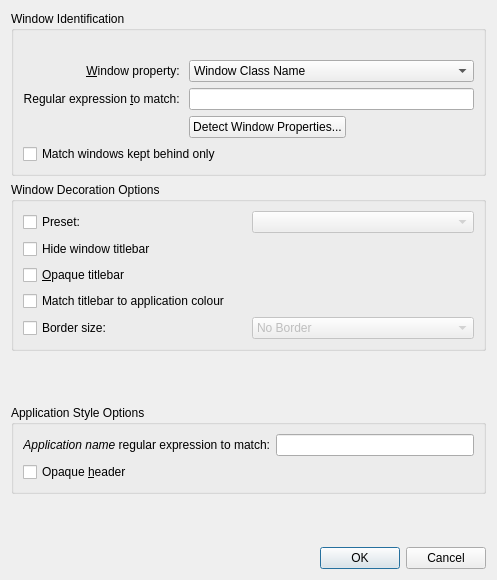
<?xml version="1.0" encoding="UTF-8"?>
<ui version="4.0">
 <class>BreezeExceptionDialog</class>
 <widget class="QDialog" name="BreezeExceptionDialog">
  <property name="geometry">
   <rect>
    <x>0</x>
    <y>0</y>
    <width>497</width>
    <height>580</height>
   </rect>
  </property>
  <property name="windowTitle">
   <string>Dialog</string>
  </property>
  <layout class="QVBoxLayout" name="verticalLayout">
   <item>
    <widget class="QGroupBox" name="groupBox">
     <property name="title">
      <string>Window Identification</string>
     </property>
     <layout class="QGridLayout" name="gridLayout_2">
      <item row="2" column="1" colspan="2">
       <widget class="QComboBox" name="exceptionWindowPropertyType">
        <item>
         <property name="text">
          <string>Window Class Name</string>
         </property>
        </item>
        <item>
         <property name="text">
          <string>Window Title</string>
         </property>
        </item>
       </widget>
      </item>
      <item row="1" column="1">
       <spacer name="verticalSpacer_2">
        <property name="orientation">
         <enum>Qt::Orientation::Vertical</enum>
        </property>
        <property name="sizeType">
         <enum>QSizePolicy::Policy::Fixed</enum>
        </property>
        <property name="sizeHint" stdset="0">
         <size>
          <width>20</width>
          <height>20</height>
         </size>
        </property>
       </spacer>
      </item>
      <item row="3" column="0">
       <widget class="QLabel" name="label_2">
        <property name="text">
         <string>Regular expression &amp;to match: </string>
        </property>
        <property name="alignment">
         <set>Qt::AlignmentFlag::AlignRight|Qt::AlignmentFlag::AlignTrailing|Qt::AlignmentFlag::AlignVCenter</set>
        </property>
        <property name="buddy">
         <cstring>exceptionWindowPropertyEditor</cstring>
        </property>
       </widget>
      </item>
      <item row="3" column="1" colspan="2">
       <widget class="QLineEdit" name="exceptionWindowPropertyEditor">
        <property name="showClearButton" stdset="0">
         <bool>true</bool>
        </property>
       </widget>
      </item>
      <item row="2" column="0">
       <widget class="QLabel" name="label">
        <property name="text">
         <string>&amp;Window property: </string>
        </property>
        <property name="alignment">
         <set>Qt::AlignmentFlag::AlignRight|Qt::AlignmentFlag::AlignTrailing|Qt::AlignmentFlag::AlignVCenter</set>
        </property>
        <property name="buddy">
         <cstring>exceptionWindowPropertyType</cstring>
        </property>
       </widget>
      </item>
      <item row="4" column="1">
       <widget class="QPushButton" name="detectDialogButton">
        <property name="text">
         <string>Detect Window Properties...</string>
        </property>
       </widget>
      </item>
      <item row="5" column="0" colspan="3">
       <widget class="QCheckBox" name="exceptionWindowsBehindOnly">
        <property name="text">
         <string>Match windows kept behind only</string>
        </property>
       </widget>
      </item>
     </layout>
    </widget>
   </item>
   <item>
    <widget class="QGroupBox" name="groupBox_2">
     <property name="title">
      <string>Window Decoration Options</string>
     </property>
     <layout class="QGridLayout" name="gridLayout_3">
      <item row="0" column="0">
       <widget class="QCheckBox" name="exceptionPresetCheckBox">
        <property name="text">
         <string>Preset:</string>
        </property>
       </widget>
      </item>
      <item row="4" column="0">
       <widget class="QCheckBox" name="opaqueTitleBar">
        <property name="text">
         <string>&amp;Opaque titlebar</string>
        </property>
       </widget>
      </item>
      <item row="6" column="0">
       <widget class="QCheckBox" name="borderSizeCheckBox">
        <property name="text">
         <string>Border size:</string>
        </property>
       </widget>
      </item>
      <item row="6" column="1">
       <widget class="QComboBox" name="borderSizeComboBox">
        <property name="enabled">
         <bool>false</bool>
        </property>
        <item>
         <property name="text">
          <string comment="@item:inlistbox Border size:">No Border</string>
         </property>
        </item>
        <item>
         <property name="text">
          <string comment="@item:inlistbox Border size:">No Side Borders</string>
         </property>
        </item>
        <item>
         <property name="text">
          <string comment="@item:inlistbox Border size:">Tiny</string>
         </property>
        </item>
        <item>
         <property name="text">
          <string comment="@item:inlistbox Border size:">Normal</string>
         </property>
        </item>
        <item>
         <property name="text">
          <string comment="@item:inlistbox Border size:">Large</string>
         </property>
        </item>
        <item>
         <property name="text">
          <string comment="@item:inlistbox Border size:">Very Large</string>
         </property>
        </item>
        <item>
         <property name="text">
          <string comment="@item:inlistbox Border size:">Huge</string>
         </property>
        </item>
        <item>
         <property name="text">
          <string comment="@item:inlistbox Border size:">Very Huge</string>
         </property>
        </item>
        <item>
         <property name="text">
          <string comment="@item:inlistbox Border size:">Oversized</string>
         </property>
        </item>
       </widget>
      </item>
      <item row="3" column="0" colspan="2">
       <widget class="QCheckBox" name="hideTitleBar">
        <property name="text">
         <string>Hide window titlebar</string>
        </property>
       </widget>
      </item>
      <item row="0" column="1">
       <widget class="QComboBox" name="exceptionPresetComboBox">
        <property name="enabled">
         <bool>false</bool>
        </property>
       </widget>
      </item>
      <item row="5" column="0">
       <widget class="QCheckBox" name="exceptionMatchTitleBarToApplicationColor">
        <property name="text">
         <string>Match titlebar to application colour</string>
        </property>
       </widget>
      </item>
     </layout>
    </widget>
   </item>
   <item>
    <spacer name="verticalSpacer_3">
     <property name="orientation">
      <enum>Qt::Orientation::Vertical</enum>
     </property>
     <property name="sizeHint" stdset="0">
      <size>
       <width>20</width>
       <height>40</height>
      </size>
     </property>
    </spacer>
   </item>
   <item>
    <widget class="QGroupBox" name="groupBox_3">
     <property name="title">
      <string>Application Style Options</string>
     </property>
     <layout class="QGridLayout" name="gridLayout">
      <item row="0" column="0">
       <widget class="QLabel" name="label_3">
        <property name="text">
         <string>&lt;html&gt;&lt;head/&gt;&lt;body&gt;&lt;p&gt;&lt;span style=&quot;font-style:italic;&quot;&gt;Application name&lt;/span&gt; regular expression to match:&lt;/p&gt;&lt;/body&gt;&lt;/html&gt;</string>
        </property>
        <property name="alignment">
         <set>Qt::AlignmentFlag::AlignRight|Qt::AlignmentFlag::AlignTrailing|Qt::AlignmentFlag::AlignVCenter</set>
        </property>
        <property name="buddy">
         <cstring>exceptionProgramNameEditor</cstring>
        </property>
       </widget>
      </item>
      <item row="0" column="1">
       <widget class="QLineEdit" name="exceptionProgramNameEditor"/>
      </item>
      <item row="1" column="0" colspan="2">
       <widget class="QCheckBox" name="preventApplyOpacityToHeader">
        <property name="text">
         <string>Opaque &amp;header</string>
        </property>
       </widget>
      </item>
     </layout>
    </widget>
   </item>
   <item>
    <spacer name="verticalSpacer">
     <property name="orientation">
      <enum>Qt::Orientation::Vertical</enum>
     </property>
     <property name="sizeHint" stdset="0">
      <size>
       <width>20</width>
       <height>40</height>
      </size>
     </property>
    </spacer>
   </item>
   <item>
    <widget class="QDialogButtonBox" name="buttonBox">
     <property name="orientation">
      <enum>Qt::Orientation::Horizontal</enum>
     </property>
     <property name="standardButtons">
      <set>QDialogButtonBox::StandardButton::Cancel|QDialogButtonBox::StandardButton::Ok</set>
     </property>
    </widget>
   </item>
  </layout>
 </widget>
 <tabstops>
  <tabstop>detectDialogButton</tabstop>
  <tabstop>exceptionWindowPropertyEditor</tabstop>
  <tabstop>exceptionWindowPropertyType</tabstop>
  <tabstop>exceptionWindowsBehindOnly</tabstop>
  <tabstop>exceptionPresetCheckBox</tabstop>
  <tabstop>exceptionPresetComboBox</tabstop>
  <tabstop>hideTitleBar</tabstop>
  <tabstop>opaqueTitleBar</tabstop>
  <tabstop>exceptionMatchTitleBarToApplicationColor</tabstop>
  <tabstop>borderSizeCheckBox</tabstop>
  <tabstop>borderSizeComboBox</tabstop>
  <tabstop>exceptionProgramNameEditor</tabstop>
  <tabstop>preventApplyOpacityToHeader</tabstop>
 </tabstops>
 <resources/>
 <connections>
  <connection>
   <sender>buttonBox</sender>
   <signal>accepted()</signal>
   <receiver>BreezeExceptionDialog</receiver>
   <slot>accept()</slot>
   <hints>
    <hint type="sourcelabel">
     <x>258</x>
     <y>514</y>
    </hint>
    <hint type="destinationlabel">
     <x>157</x>
     <y>274</y>
    </hint>
   </hints>
  </connection>
  <connection>
   <sender>buttonBox</sender>
   <signal>rejected()</signal>
   <receiver>BreezeExceptionDialog</receiver>
   <slot>reject()</slot>
   <hints>
    <hint type="sourcelabel">
     <x>326</x>
     <y>514</y>
    </hint>
    <hint type="destinationlabel">
     <x>286</x>
     <y>274</y>
    </hint>
   </hints>
  </connection>
  <connection>
   <sender>borderSizeCheckBox</sender>
   <signal>toggled(bool)</signal>
   <receiver>borderSizeComboBox</receiver>
   <slot>setEnabled(bool)</slot>
   <hints>
    <hint type="sourcelabel">
     <x>153</x>
     <y>372</y>
    </hint>
    <hint type="destinationlabel">
     <x>482</x>
     <y>377</y>
    </hint>
   </hints>
  </connection>
  <connection>
   <sender>exceptionPresetCheckBox</sender>
   <signal>toggled(bool)</signal>
   <receiver>exceptionPresetComboBox</receiver>
   <slot>setEnabled(bool)</slot>
   <hints>
    <hint type="sourcelabel">
     <x>92</x>
     <y>278</y>
    </hint>
    <hint type="destinationlabel">
     <x>482</x>
     <y>283</y>
    </hint>
   </hints>
  </connection>
 </connections>
</ui>
